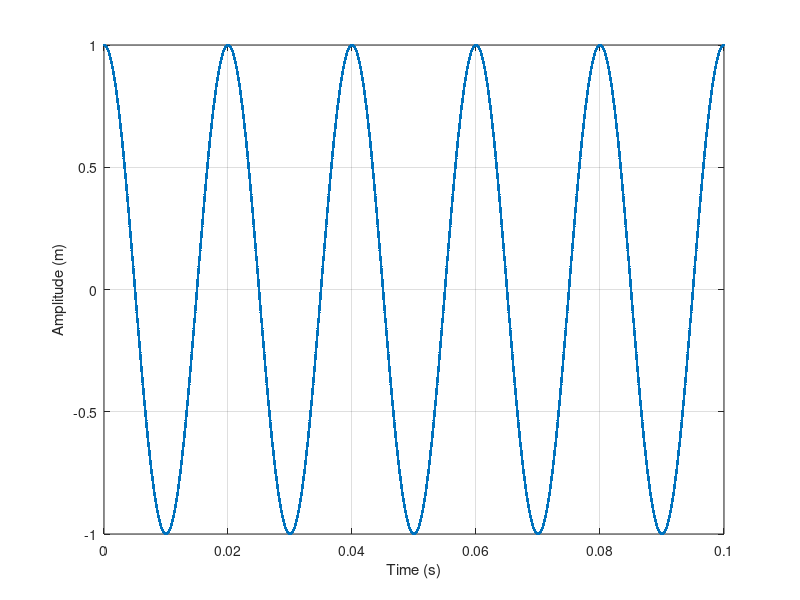
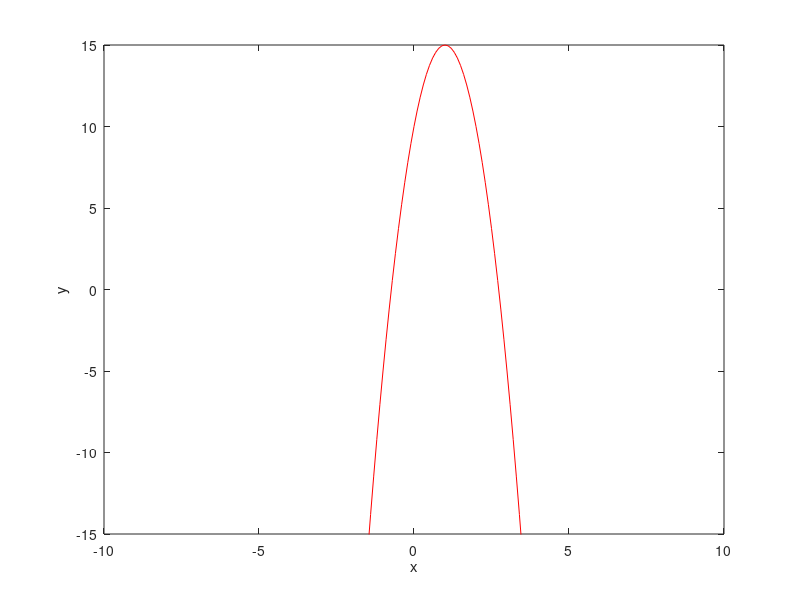
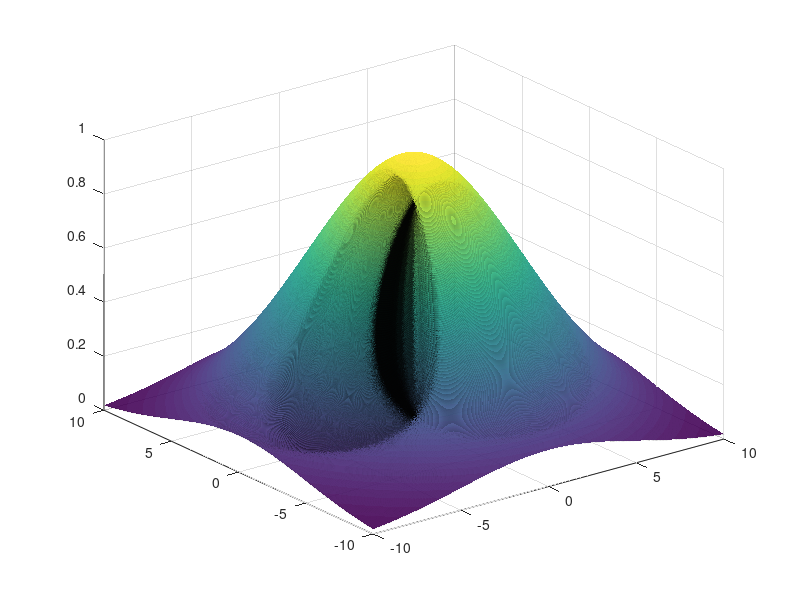

The MATLAB script that drew these images, in order: (Note: this script raises an error after producing the figures.)
%Plotting of functions in MATLAB

A = 1.0; %Amplitude
phi = pi/2; %Phase
f = 50; %Frecuency (Hz)
w = 2*pi*f; %Omega (rad/s)

t = (0:1e-5:0.1); %Vector time
y1 = A*sin(w*t+phi); %Function to plot
figure(1);
plot(t,y1, '.');
xlabel('Time (s)');
ylabel('Amplitude (m)');
grid("on");

a = -5.0;
b = 10.0;
c = 10.0;
x2 = (-10:0.1:10)';

y2 = a*(x2).^2 + b*x2 + c;

figure(2);
plot(x2,y2,'r');
xlabel('x');
ylabel('y');
ylim([-15,15])

A = 1;
x3 = (-10:0.01:10)';
y3 = (-10:0.01:10)';
[X,Y] = meshgrid(x3,y3);
Z3 = A*exp(-(X.^2 + Y.^2)/50);

figure(3)
h3 = surf(X,Y,Z3, 'FaceAlpha', 0.9);
h3.EdgeColor = 'none';

e = 5/pi;
Z4 = Z3.*cos(X/e).*sin(Y/exp);

figure(4);
h4 = surf(X,Y,Z4, 'FaceAlpha', 0.9);
h4.EdgeColor = 'none';